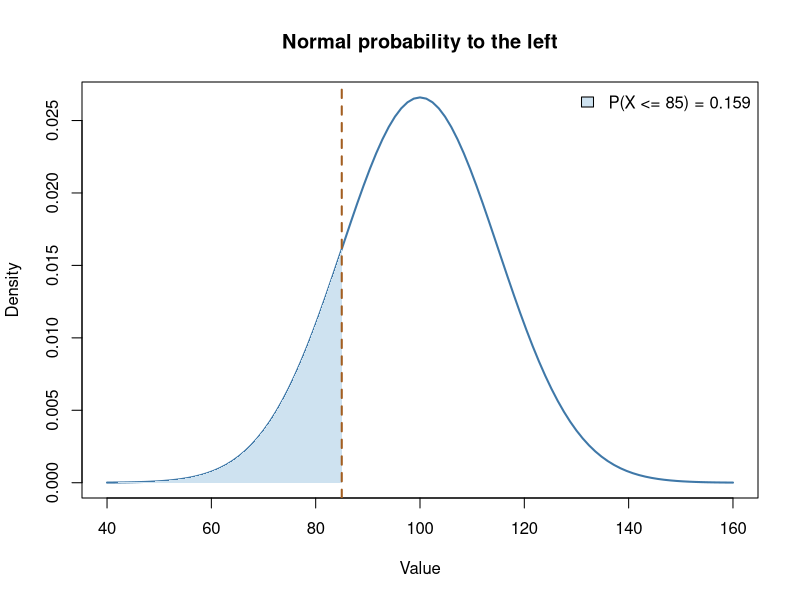

This chart was generated by the following R code:
## ---- chunk 1
mu <- 100; sigma <- 15; cutoff <- 85
p <- pnorm(cutoff,mean=mu,sd=sigma)
curve(dnorm(x,mu,sigma),from=40,to=160,lwd=2,col="#3F78A8",
      xlab="Value",ylab="Density",main="Normal probability to the left")
xs <- seq(40,cutoff,length.out=150)
polygon(c(40,xs,cutoff),c(0,dnorm(xs,mu,sigma),0),
        col="#CEE2F0",border=NA)
abline(v=cutoff,col="#A35E20",lty=2,lwd=2)
legend("topright",legend=paste0("P(X <= 85) = ",round(p,3)),
       fill="#CEE2F0",bty="n")
print(p)
